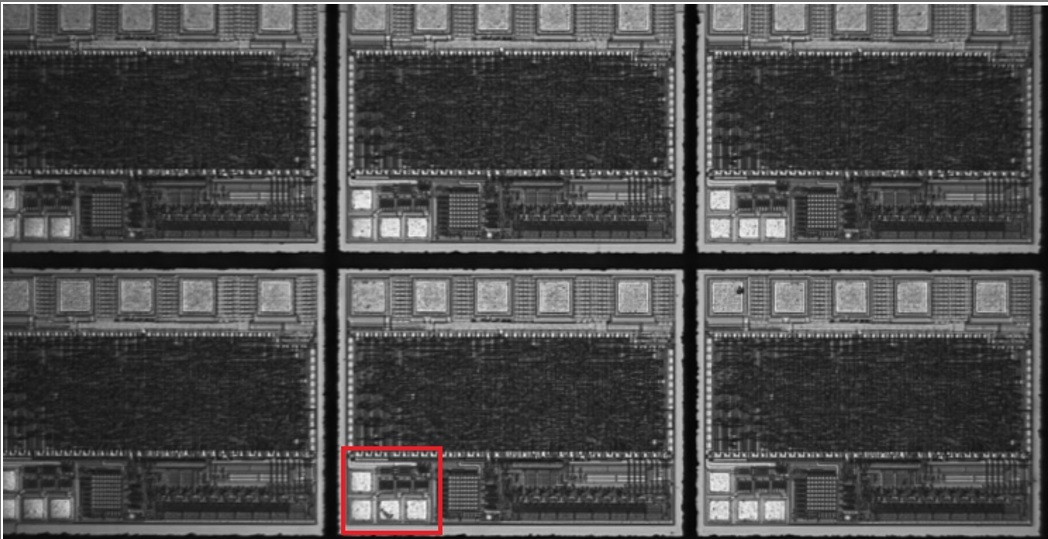
#> input picture image.jpg, 1048 x 539 px
$ python calc_brightness.py ../../image.jpg   (older library calls are emulated)
#> lines starting #> are read from the running program, lines starting #| are printed output that depends on the picture; long printed decimals are rounded
#> in main, img is the input picture: shape (539, 1048, 3); mean B, G, R 75.1, 75, 75.6
### samples/python/img_proc/core.py
import cv2
import numpy as np


def stat_brightness_mean(img):
    if img.shape[-1] == 3:
        img = cv2.cvtColor(img, cv2.COLOR_BGR2GRAY)
#> img: shape (539, 1048)
    img = img.astype(float)
#| 75.222
    return img.mean()


def stat_brightness_RMS(img):
    if img.shape[-1] == 3:
        img = cv2.cvtColor(img, cv2.COLOR_BGR2GRAY)
    img = img.astype(float)
    brightness = np.sqrt((img*img).mean())
#> brightness = 88.39
#| 88.394
    return brightness


def stat_brightness_formula(img):
    if img.shape[-1] == 1:
        img = cv2.cvtColor(img, cv2.COLOR_GRAY2BGR)
    rgb = img.astype(float).mean(0).mean(0)[::-1]
#> rgb = [75.62, 75.05, 75.08]
    brightness = np.sqrt((0.241 * rgb[0]**2 + 0.691 * rgb[1]**2 + 0.068 * rgb[2]**2))
#> brightness = 75.19
#| 75.188
    return brightness


def stat_brightness_RMS_formula(img):
    if img.shape[-1] == 1:
        img = cv2.cvtColor(img, cv2.COLOR_GRAY2BGR)
    img = img.astype(float)
#> img: shape (539, 1048, 3) float64
    rms = (img*img).mean(0).mean(0)[::-1]
#> rms = [7924.2, 7788.2, 7791.5]
    brightness = np.sqrt((0.241 * rms[0] + 0.691 * rms[1] + 0.068 * rms[2]))
#> brightness = 88.44
#| 88.437
    return brightness


def stat_sharpness_Tenengrad(img, threshold=500):
#> called with threshold = 100
    if img.shape[-1] == 3:
        img = cv2.cvtColor(img, cv2.COLOR_BGR2GRAY)
    img = img.astype(float)
    gx = cv2.Sobel(img, cv2.CV_64F, 1, 0, ksize=3)
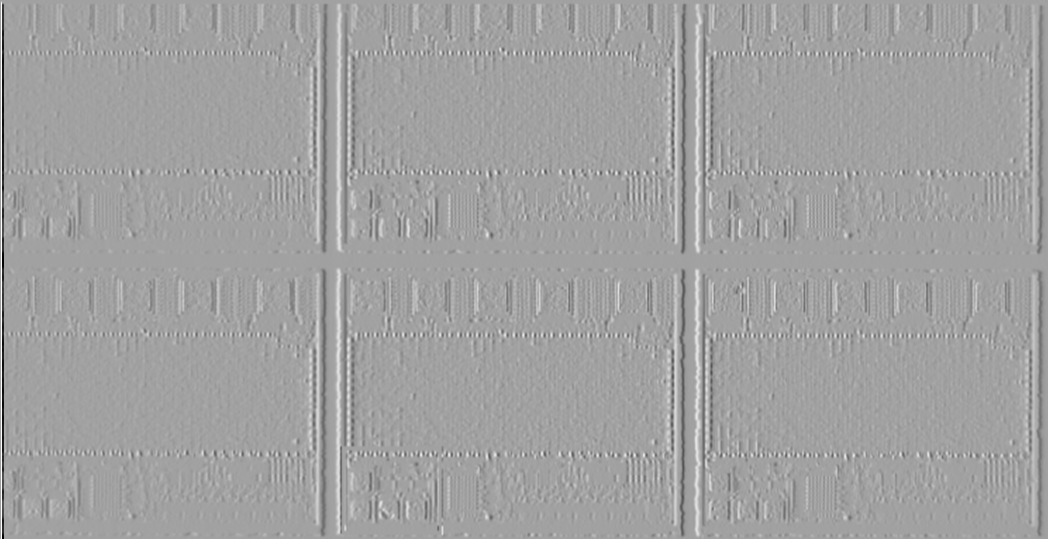
#> gx: shape (539, 1048) float64; min -976, max 565, mean -1.3; drawn with min black and max white
    gy = cv2.Sobel(img, cv2.CV_64F, 0, 1, ksize=3)
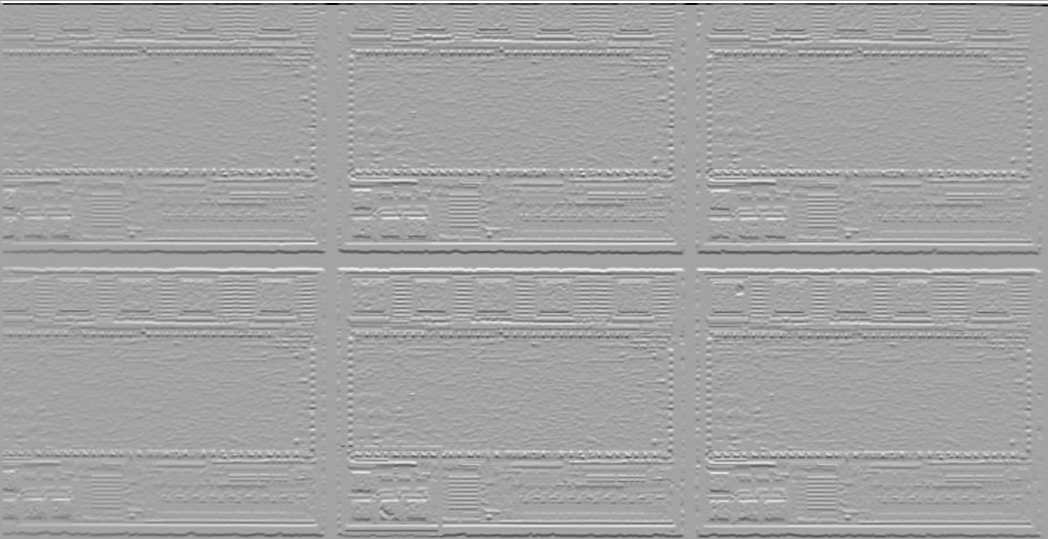
#> gy: shape (539, 1048) float64; min -1016, max 569, mean -1.5; drawn with min black and max white
    fm = gx**2 + gy**2
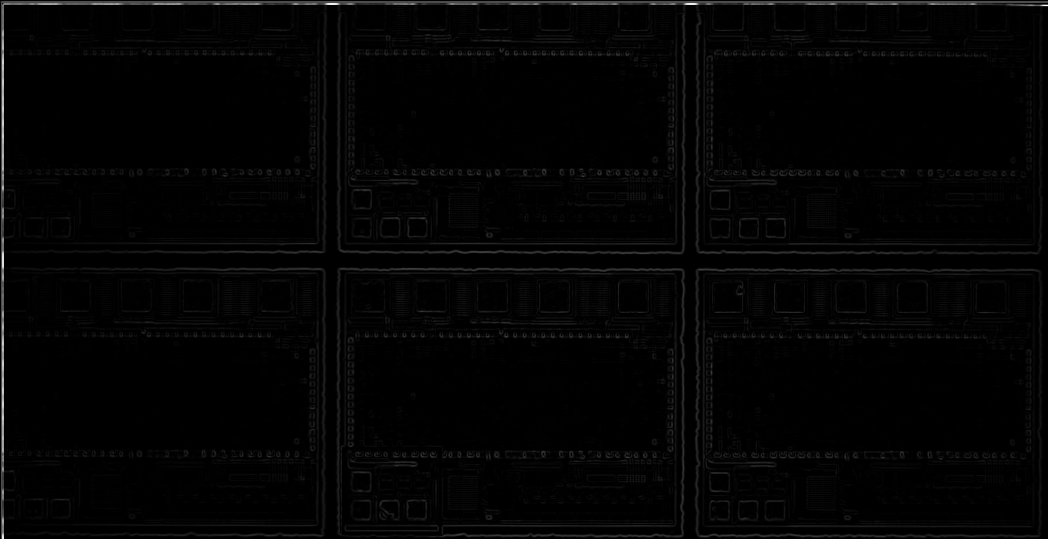
#> fm: shape (539, 1048) float64; min 0, max 1032256, mean 17000.2; drawn with min black and max white
    sharpness = (fm>threshold).mean()
#> sharpness = 0.912
#| 0.912
    return sharpness


def stat_sharpness_Laplacian(img):
    if img.shape[-1] == 3:
        img = cv2.cvtColor(img, cv2.COLOR_BGR2GRAY)
    img = img.astype(float)
    lap = cv2.Laplacian(img, cv2.CV_64F)
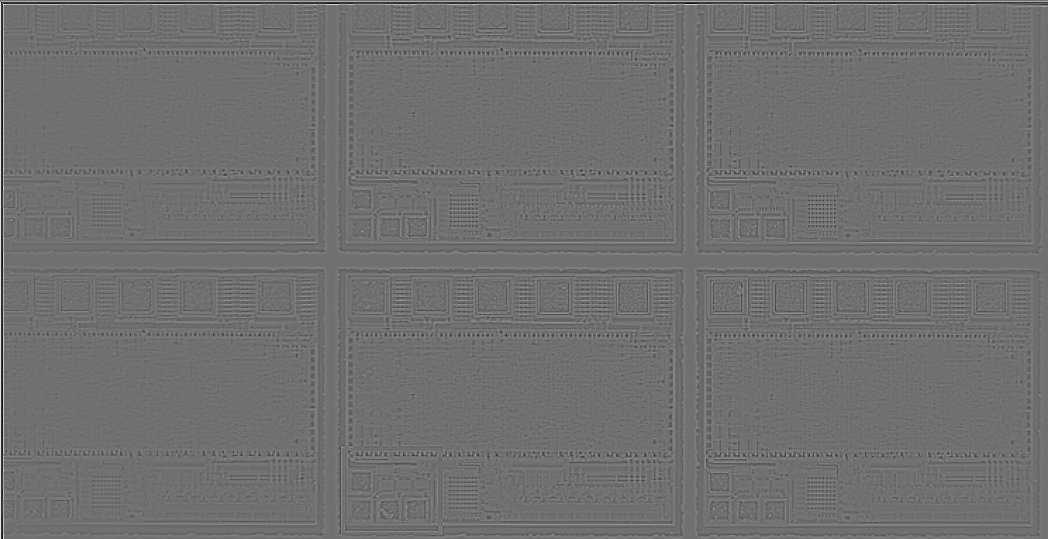
#> lap: shape (539, 1048) float64; min -271, max 345, mean 0.1; drawn with min black and max white
    return np.var(lap)


def stat_sharpness_Variance(img):
    if img.shape[-1] == 3:
        img = cv2.cvtColor(img, cv2.COLOR_BGR2GRAY)
    img = img.astype(float)
    return np.var(img)

### samples/python/calc_brightness.py
import sys
import cv2
from img_proc import *


def main():
    img = cv2.imread(sys.argv[1])
    print('calculating brightness:')
    print(stat_brightness_mean(img))
    print(stat_brightness_RMS(img))
    print(stat_brightness_formula(img))
    print(stat_brightness_RMS_formula(img))

    print('calculating sharpness:')
    print(stat_sharpness_Tenengrad(img, threshold=100))
    print(stat_sharpness_Laplacian(img))
#| 611.030
    print(stat_sharpness_Variance(img))
#| 2155.183


if __name__ == '__main__':
    main()
